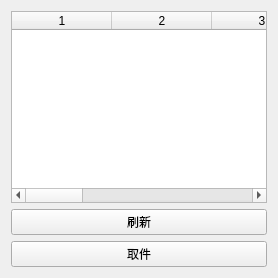
<?xml version="1.0" encoding="UTF-8"?>
<ui version="4.0">
 <class>PickupView</class>
 <widget class="QWidget" name="PickupView">
  <property name="windowTitle">
   <string>取件管理</string>
  </property>
  <layout class="QVBoxLayout" name="verticalLayout">
   <item>
    <widget class="QTableWidget" name="pickupTableWidget">
     <property name="columnCount">
      <number>8</number>
     </property>
     <property name="horizontalHeaderLabels">
      <stringlist>
       <string>ID</string>
       <string>体积</string>
       <string>易碎</string>
       <string>状态</string>
       <string>入柜时间</string>
       <string>位置</string>
       <string>公司ID</string>
       <string>快递员ID</string>
      </stringlist>
     </property>
    </widget>
   </item>
   <item>
    <widget class="QPushButton" name="refreshPickupButton">
     <property name="text">
      <string>刷新</string>
     </property>
    </widget>
   </item>
   <item>
    <widget class="QPushButton" name="pickupButton">
     <property name="text">
      <string>取件</string>
     </property>
    </widget>
   </item>
  </layout>
 </widget>
 <resources/>
 <connections/>
</ui> 
